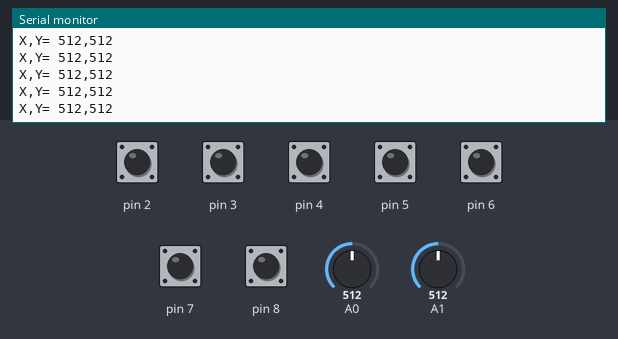
A sketch run on a simulated Arduino Uno, built with avr-gcc and run on an emulated ATmega328P. Parts: the last lines printed to the serial monitor. The inputs (shaded band) are chosen by the test bench; at power-on: pin 2–8 HIGH, A0 = 512, A1 = 512.

Above: at 1.2 s.
1.3 s: pin 2 pulled LOW for 0.15 s
At 1.46 s:
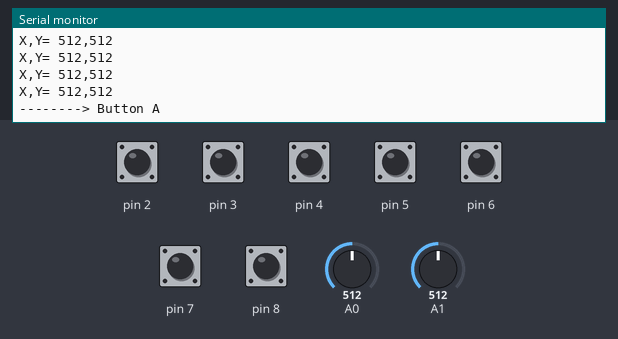
2.9 s: pin 3 pulled LOW for 0.15 s
At 3.07 s:
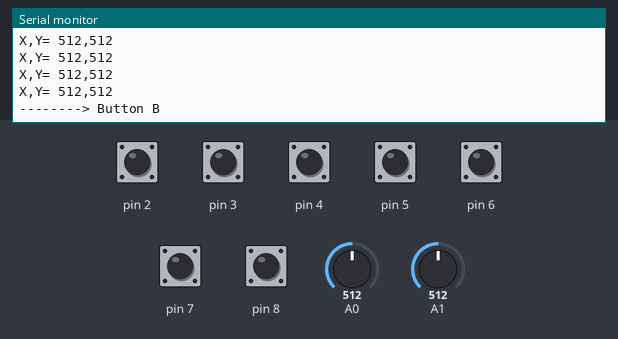
4.5 s: pin 4 pulled LOW for 0.15 s
At 4.68 s:
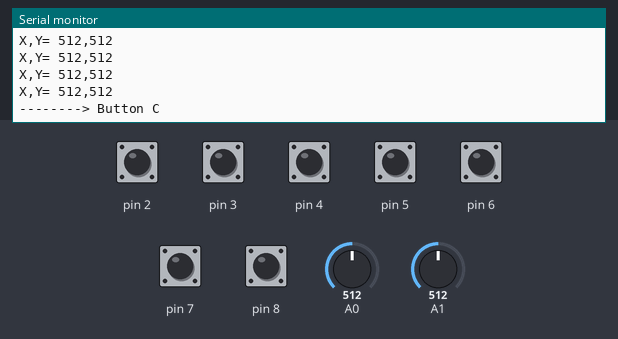
6.1 s: pin 5 pulled LOW for 0.15 s
At 6.29 s:
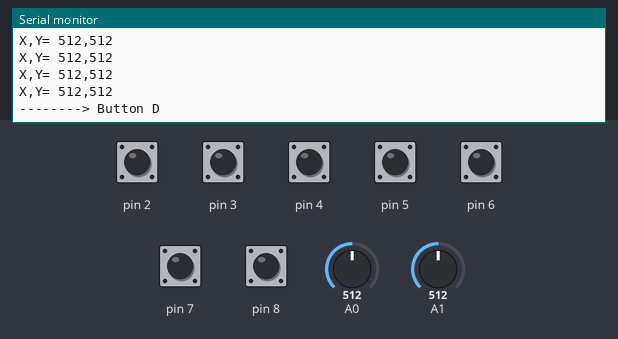
7.7 s: pin 6 pulled LOW for 0.15 s
At 7.9 s:
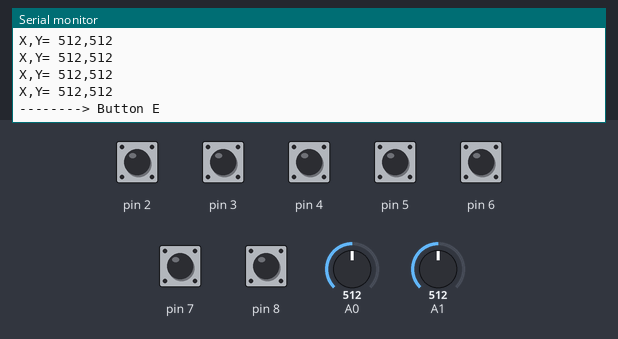
9.3 s: pin 7 pulled LOW for 0.15 s
At 9.51 s:
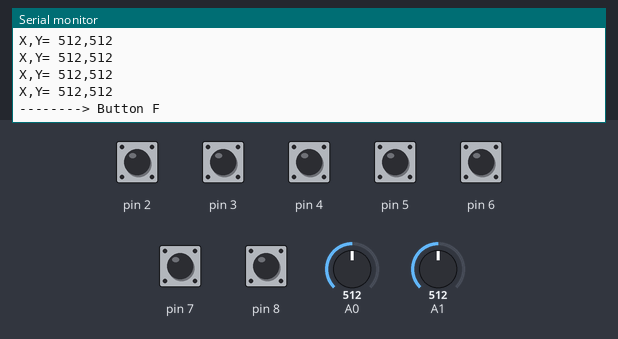

The sketch:

test_joystick.ino
```cpp
void setup()
{
  for(int i=2; i<9; i++)
  {
    pinMode(i, INPUT);
    digitalWrite(i, 1);
  }
  Serial.begin(9600);
}
void loop(){

  int i, someInt, flag = 0;
  for(i=2; i<9; i++)
  {
    someInt = digitalRead(i);
    if(someInt == 0)
    {
      flag =1;
      break;
    }
   }
   if(flag == 1)
   {
     switch(i)
     {
       case 2: Serial.println("--------> Button A"); break;
       case 3: Serial.println("--------> Button B"); break;
       case 4: Serial.println("--------> Button C"); break;
       case 5: Serial.println("--------> Button D"); break;
       case 6: Serial.println("--------> Button E"); break;
       case 7: Serial.println("--------> Button F"); break;
       case 8: Serial.println("--------> Button KEY"); break;
       default: break;
     }
     flag=0;
     delay(200);
   }
   int sensorValue1 = analogRead(A0);
   int sensorValue2 = analogRead(A1);
   Serial.print("X,Y= ");
   Serial.print(sensorValue1 );
   Serial.print(",");
   Serial.println(sensorValue2);
   delay(100);
}
```

Measured:
- after the input at 1.3 s, the serial monitor: prints a new line at once (image 1)
- after the input at 2.9 s, the serial monitor: prints a new line at once (image 2)
- after the input at 4.5 s, the serial monitor: prints a new line at once (image 3)
- after the input at 6.1 s, the serial monitor: prints a new line at once (image 4)
- after the input at 7.7 s, the serial monitor: prints a new line at once (image 5)
- after the input at 9.3 s, the serial monitor: prints a new line after 0.05 s (image 6)
